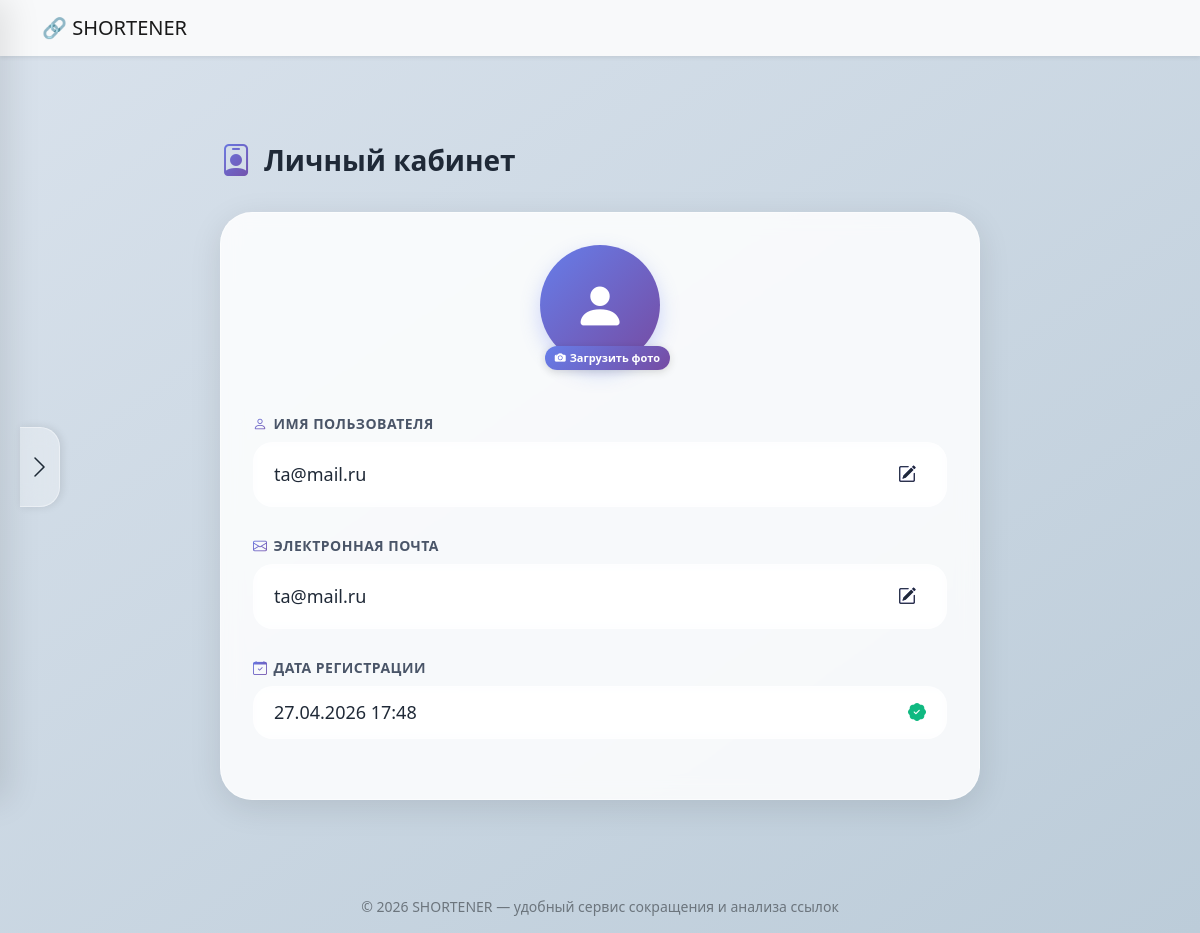
Screenshot of /profile (signed in) with the database file from the repository.
### app/models/user.py (models this page shows, shortened)
class User(db.Model, UserMixin):
    __tablename__ = "users"
    id = db.Column(db.Integer, primary_key=True)
    username = db.Column(db.String(80), unique=True, nullable=False)
    email = db.Column(db.String(120), unique=True, nullable=False)
    password_hash = db.Column(db.String(128), nullable=False)
    created_at = db.Column(db.DateTime, default=datetime.utcnow)
    is_active = db.Column(db.Boolean, default=True)
    is_admin = db.Column(db.Boolean, default=False)

### app/routes/auth.py (the view)
@bp.route('/profile')
@login_required
def profile():
    return render_template('lk.html', user=current_user)

### templates/lk.html (shortened to what this page needs)
{% extends "base.html" %}
{% block content %}
<html lang="ru">
<head>
    <link href="https://cdn.jsdelivr.net/npm/bootstrap@5.3.0/dist/css/bootstrap.min.css" rel="stylesheet">
    <link rel="stylesheet" href="https://cdn.jsdelivr.net/npm/bootstrap-icons@1.11.1/font/bootstrap-icons.css">
    <link rel="stylesheet" href="{{ url_for('static', filename='css/lk.css') }}">
    <link rel="stylesheet" href="{{ url_for('static', filename='css/main.css') }}">
</head>
<body>
<div class="panel-trigger" id="panelTrigger">
    <i class="bi bi-chevron-right"></i>
</div>
<div class="main-content">
    <div class="section-title">
        <i class="bi bi-person-badge"></i>
        Личный кабинет
    </div>
    <div class="profile-card">
        <div class="avatar-section">
            <div class="avatar-wrapper" id="avatarWrapper">
                <div class="avatar-placeholder" id="avatarPlaceholder">
                    <i class="bi bi-person-fill"></i>
                </div>
                <div class="upload-btn-static" id="uploadBtn">
                    <i class="bi bi-camera-fill"></i> <span>Загрузить фото</span>
                </div>
            </div>
        </div>
        <div class="info-field">
            <div class="field-label"><i class="bi bi-person"></i> Имя пользователя</div>
            <div class="field-value">
                <span class="user-data" id="usernameDisplay">{{ current_user.username if current_user.is_authenticated else 'Не авторизован' }}</span>
                <span class="edit-icon-static"><i class="bi bi-pencil-square"></i></span>
            </div>
        </div>
        <div class="info-field">
            <div class="field-label"><i class="bi bi-envelope"></i> Электронная почта</div>
            <div class="field-value">
                <span class="user-data" id="emailDisplay">{{ current_user.email if current_user.is_authenticated else 'Не авторизован' }}</span>
                <span class="edit-icon-static"><i class="bi bi-pencil-square"></i></span>
            </div>
        </div>
        <div class="info-field">
            <div class="field-label"><i class="bi bi-calendar-check"></i> Дата регистрации</div>
            <div class="field-value">
                <span class="user-data">
                    {% if current_user.is_authenticated and current_user.created_at %}
                        {{ current_user.created_at.strftime('%d.%m.%Y %H:%M') }}
                    {% else %}
                        Не указано
                    {% endif %}
                </span>
                <i class="bi bi-patch-check-fill" style="color:#10b981; font-size: 18px;"></i>
            </div>
        </div>
    </div>
</div>
</body>
</html>
{% endblock %}

### static/css/style.css (style rules this page uses)
body { background: #f0f2f5; }
html, body { height: 100%; margin: 0; padding: 0; }
body { display: flex; flex-direction: column; min-height: 100vh; }

### static/css/lk.css (style rules this page uses)
* { margin: 0; padding: 0; box-sizing: border-box; }
body { background: linear-gradient(135deg, #667eea 0%, #764ba2 40%, #ff6b6b 100%); min-height: 100vh; font-family: 'Segoe UI', Tahoma, Geneva, Verdana, sans-serif; margin: 0; padding: 0; }
.main-content { max-width: 800px; margin: 40px auto; padding: 0 24px; }
.profile-card { background: rgba(255, 255, 255, 0.85); backdrop-filter: blur(10px); border-radius: 32px; padding: 32px; box-shadow: 0 8px 32px rgba(0, 0, 0, 0.1); border: 1px solid rgba(255, 255, 255, 0.5); transition: transform 0.3s ease, box-shadow 0.3s ease; }
.section-title { font-size: 28px; font-weight: 700; color: #1f2937; margin-bottom: 28px; display: flex; align-items: center; gap: 12px; }
.section-title i { background: linear-gradient(135deg, #667eea, #764ba2); -webkit-background-clip: text; background-clip: text; color: transparent; font-size: 32px; }
.avatar-section { display: flex; flex-direction: column; align-items: center; margin-bottom: 32px; }
.avatar-wrapper { position: relative; width: 120px; height: 120px; margin-bottom: 16px; cursor: pointer; }
.avatar-placeholder { width: 100%; height: 100%; background: linear-gradient(135deg, #667eea, #764ba2); border-radius: 50%; display: flex; align-items: center; justify-content: center; font-size: 52px; color: white; box-shadow: 0 8px 20px rgba(102, 126, 234, 0.3); transition: transform 0.3s ease; }
.upload-btn-static { position: absolute; bottom: -5px; right: -10px; background: white; border-radius: 40px; padding: 4px 10px; font-size: 11px; font-weight: 600; background: linear-gradient(135deg, #667eea, #764ba2); color: white; border: none; display: inline-flex; align-items: center; gap: 4px; box-shadow: 0 2px 8px rgba(0, 0, 0, 0.15); cursor: pointer; pointer-events: auto; transition: all 0.3s ease; }
.info-field { margin-bottom: 28px; }
.field-label { font-size: 14px; font-weight: 600; text-transform: uppercase; letter-spacing: 0.5px; color: #4a5568; margin-bottom: 8px; display: flex; align-items: center; gap: 6px; }
.field-label i { background: linear-gradient(135deg, #667eea, #764ba2); -webkit-background-clip: text; background-clip: text; color: transparent; }
.field-value { display: flex; align-items: center; justify-content: space-between; background: rgba(255, 255, 255, 0.5); backdrop-filter: blur(5px); border-radius: 20px; padding: 12px 20px; border: 1px solid rgba(255, 255, 255, 0.4); transition: all 0.3s ease; }
.field-value span { font-size: 18px; font-weight: 500; color: #1f2937; word-break: break-all; }
.edit-icon-static { background: transparent; background: linear-gradient(135deg, #667eea, #764ba2); -webkit-background-clip: text; background-clip: text; color: transparent; font-size: 18px; padding: 6px 10px; border-radius: 40px; cursor: pointer; transition: all 0.3s ease; }

### static/css/main.css (style rules this page uses)
body { background: linear-gradient(145deg, #d9e2ec 0%, #bcccd9 100%); min-height: 100vh; margin: 0; padding: 0; font-family: 'Segoe UI', -apple-system, BlinkMacSystemFont, 'Inter', system-ui, sans-serif; }
.panel-trigger { position: fixed; left: 20px; top: 50%; transform: translateY(-50%); width: 40px; height: 80px; background: rgba(255, 255, 255, 0.3); backdrop-filter: blur(10px); border-radius: 0 20px 20px 0; cursor: pointer; z-index: 1001; display: flex; align-items: center; justify-content: center; transition: all 0.3s ease; box-shadow: 2px 0 8px rgba(0, 0, 0, 0.1); border: 1px solid rgba(255, 255, 255, 0.4); border-left: none; }
.panel-trigger i { color: #1e2a36; font-size: 24px; }
.main-content { max-width: 800px; margin: 80px auto; padding: 0 20px; position: relative; z-index: 1; }

### rows the page displays
User: is_active+username "ta@mail.ru", is_active+email "ta@mail.ru", created_at "27.04.2026 17:48"
